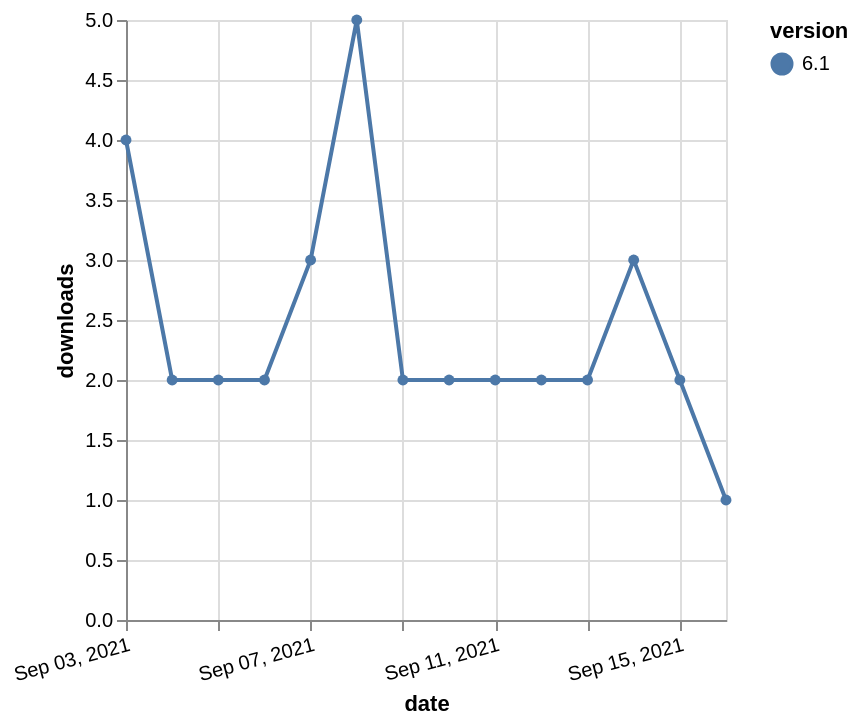

Express this chart as Vega-Lite.
### Vega-Lite specification from a JSON file in a GitHub repository (floating-point values rounded to 4 significant figures)
{"$schema": "https://vega.github.io/schema/vega-lite/v5.json", "description": "A simple bar chart with embedded data.", "data": {"values": [{"date": "2021-09-03", "total": 2120, "delta": 4, "version": "6.1"}, {"date": "2021-09-04", "total": 2122, "delta": 2, "version": "6.1"}, {"date": "2021-09-05", "total": 2124, "delta": 2, "version": "6.1"}, {"date": "2021-09-06", "total": 2126, "delta": 2, "version": "6.1"}, {"date": "2021-09-07", "total": 2129, "delta": 3, "version": "6.1"}, {"date": "2021-09-08", "total": 2134, "delta": 5, "version": "6.1"}, {"date": "2021-09-09", "total": 2136, "delta": 2, "version": "6.1"}, {"date": "2021-09-10", "total": 2138, "delta": 2, "version": "6.1"}, {"date": "2021-09-11", "total": 2140, "delta": 2, "version": "6.1"}, {"date": "2021-09-12", "total": 2142, "delta": 2, "version": "6.1"}, {"date": "2021-09-13", "total": 2144, "delta": 2, "version": "6.1"}, {"date": "2021-09-14", "total": 2147, "delta": 3, "version": "6.1"}, {"date": "2021-09-15", "total": 2149, "delta": 2, "version": "6.1"}, {"date": "2021-09-16", "total": 2150, "delta": 1, "version": "6.1"}]}, "width": "container", "mark": {"type": "line", "point": {"filled": true}}, "encoding": {"x": {"field": "date", "type": "temporal", "timeUnit": "yearmonthdate", "title": "date", "axis": {"labelAngle": -15}}, "y": {"field": "delta", "type": "quantitative", "title": "downloads"}, "color": {"field": "version", "type": "nominal"}, "tooltip": {"field": "delta"}}}
